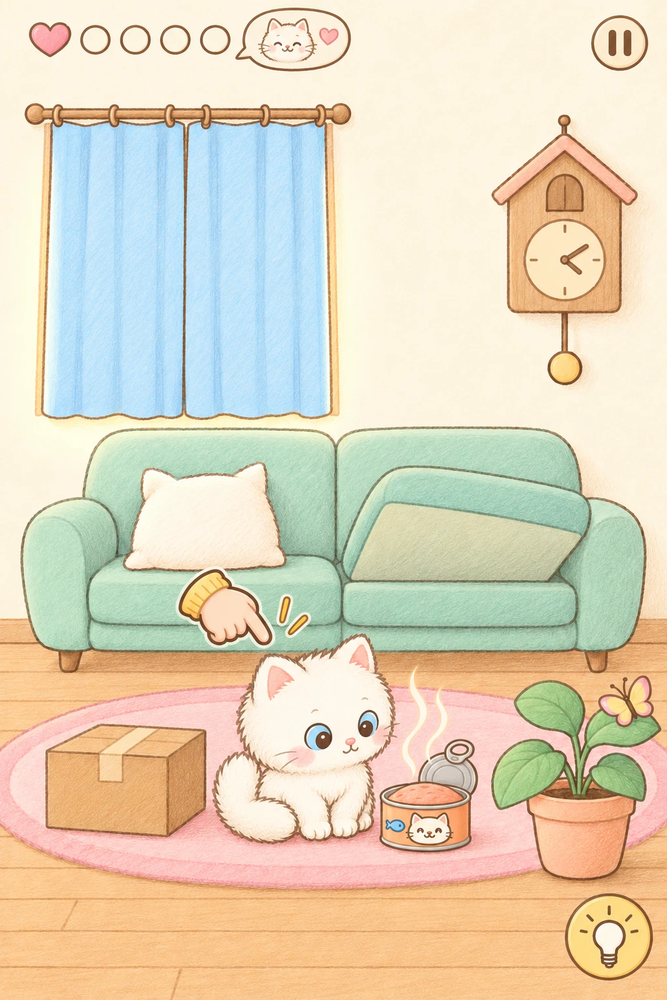
#> input picture art/ref/owner_l1_style_ref.png, 667 x 1000 px, shrunk from 1024 x 1536 before the run
$ python color_check.py ../art/ref/owner_l1_style_ref.png
#> lines starting #> are read from the running program, lines starting #| are printed output that depends on the picture
# Đo màu theo quy tắc giữ màu O6 (QUY-TRINH.md bước 3): bão hoà HSV trung bình ≤ 0,25, phân vị 90 ≤ 0,46.
# Ảnh có alpha (tờ trong suốt): chỉ tính điểm ảnh có alpha > 128.
# Cách chạy: python tools/color_check.py <ảnh> [<ảnh> ...]
# In một dòng mỗi ảnh; mã thoát 1 nếu có ảnh vượt ngưỡng.
import sys
import numpy as np
from PIL import Image

MEAN_MAX, P90_MAX = 0.25, 0.46  # mức của ảnh mẫu art/ref/owner_l1_style_ref.png, so sau khi làm tròn 2 số


def measure(path):
#> called with path = '../art/ref/owner_l1_style_ref.png'
    im = Image.open(path)
#> im is the input picture: PIL image 667x1000 RGB; mean R, G, B 224.9, 212.8, 187.9
    rgba = np.asarray(im.convert("RGBA"))
    s = np.asarray(im.convert("RGB").convert("HSV"))[..., 1] / 255.0
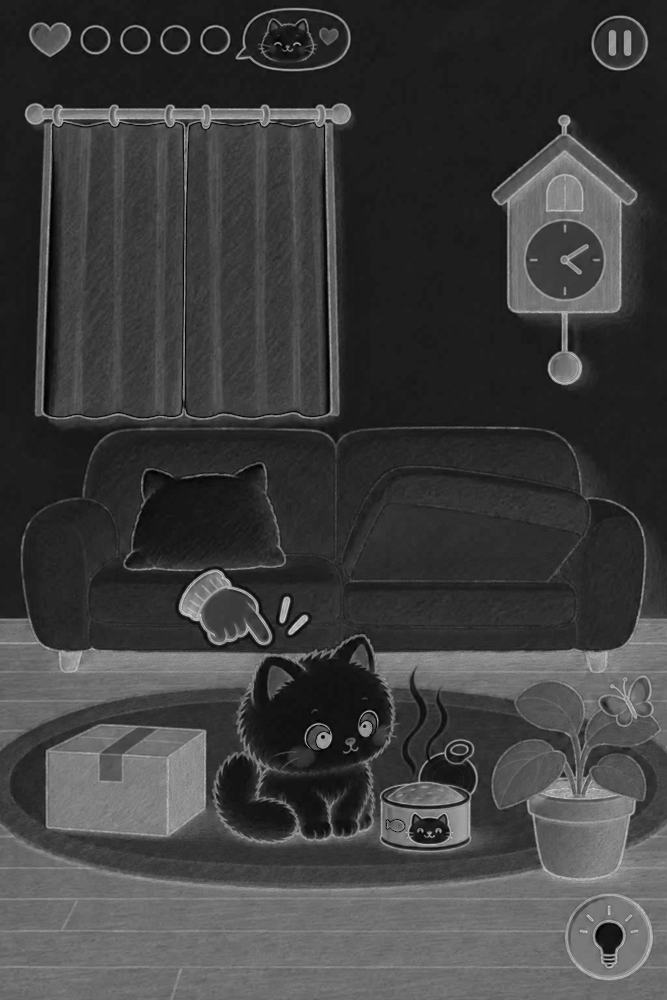
#> s: shape (1000, 667) float64; min 0, max 0.843, mean 0.247
    if "A" in im.getbands():
        s = s[rgba[..., 3] > 128]
    s = s.ravel()
    return float(s.mean()), float(np.percentile(s, 90))


def main(paths):
    sys.stdout.reconfigure(encoding="utf-8")
    bad = 0
    for p in paths:
        mean, p90 = measure(p)
#> mean = 0.247; p90 = 0.463
        ok = round(mean, 2) <= MEAN_MAX and round(p90, 2) <= P90_MAX
#> ok = True
        bad += not ok
#> bad = 0
        print(f"{'đạt' if ok else 'VƯỢT'}  trung bình {mean:.3f} (≤ {MEAN_MAX})  p90 {p90:.3f} (≤ {P90_MAX})  {p}")
#| đạt  trung bình 0.247 (≤ 0.25)  p90 0.463 (≤ 0.46)  ../art/ref/owner_l1_style_ref.png
    return 1 if bad else 0


if __name__ == "__main__":
    if len(sys.argv) < 2:
        print(__doc__ or "python tools/color_check.py <ảnh> ...")
        sys.exit(2)
    sys.exit(main(sys.argv[1:]))
#> (the program exits here)

$ run again, with art/ref/l1_depth_angle_ref.png copied over art/ref/owner_l1_style_ref.png
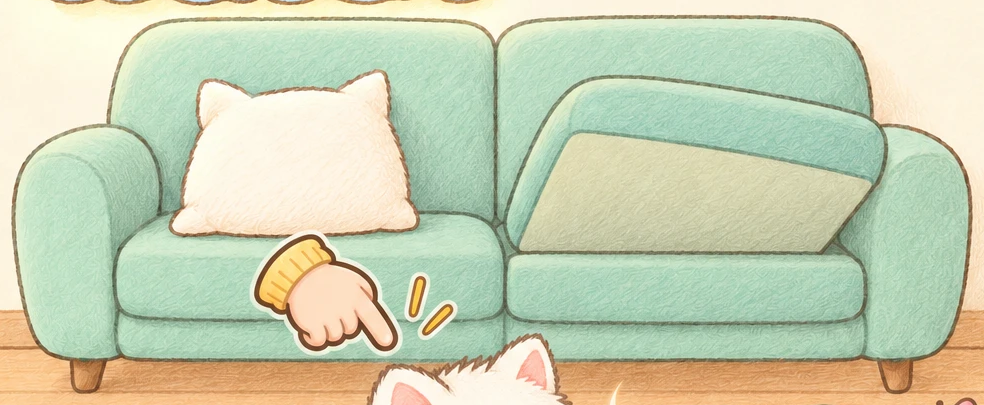
#> input picture art/ref/l1_depth_angle_ref.png, 984 x 405 px
#> in measure, im is the input picture: PIL image 984x405 RGB; mean R, G, B 202, 209.6, 179.9
#> in measure, `s = np.asarray(im.convert("RGB").convert("HSV"))[..., 1] / 255.0`:
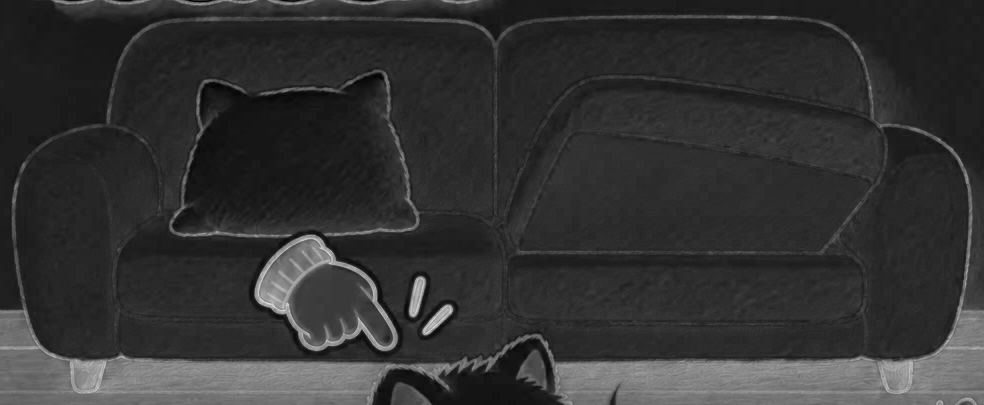
#> s: shape (405, 984) float64; min 0, max 0.929, mean 0.199
#> mean = 0.199; p90 = 0.439
#> ok = True
#> bad = 0
#| đạt  trung bình 0.199 (≤ 0.25)  p90 0.439 (≤ 0.46)  ../art/ref/owner_l1_style_ref.png

$ run again, with art/ref/l3_cat_tree_ref.png copied over art/ref/owner_l1_style_ref.png
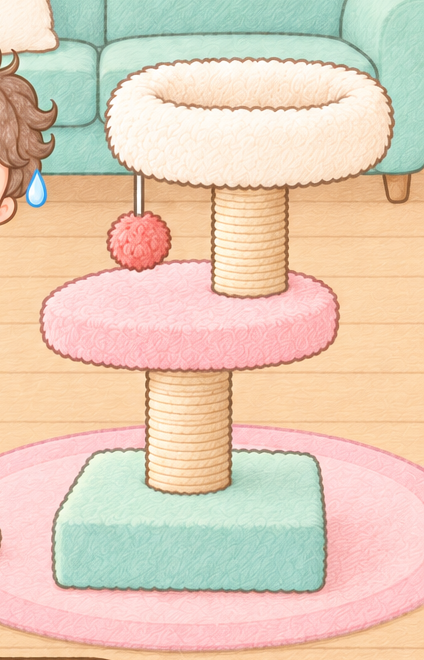
#> input picture art/ref/l3_cat_tree_ref.png, 424 x 660 px
#> in measure, im is the input picture: PIL image 424x660 RGB; mean R, G, B 227.2, 205.6, 184.6
#> in measure, `s = np.asarray(im.convert("RGB").convert("HSV"))[..., 1] / 255.0`:
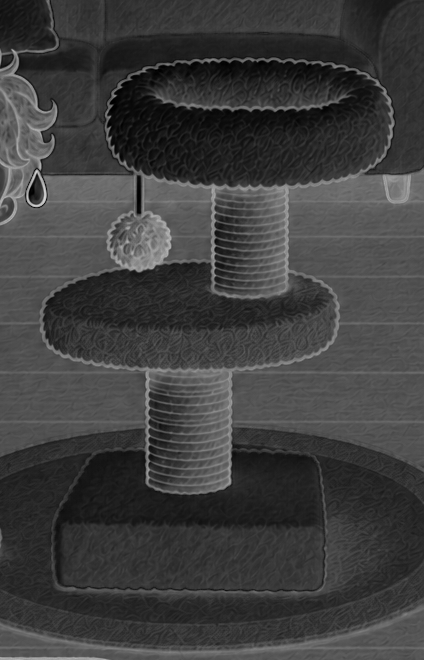
#> s: shape (660, 424) float64; min 0, max 0.835, mean 0.244
#> mean = 0.244; p90 = 0.388
#> ok = True
#> bad = 0
#| đạt  trung bình 0.244 (≤ 0.25)  p90 0.388 (≤ 0.46)  ../art/ref/owner_l1_style_ref.png
